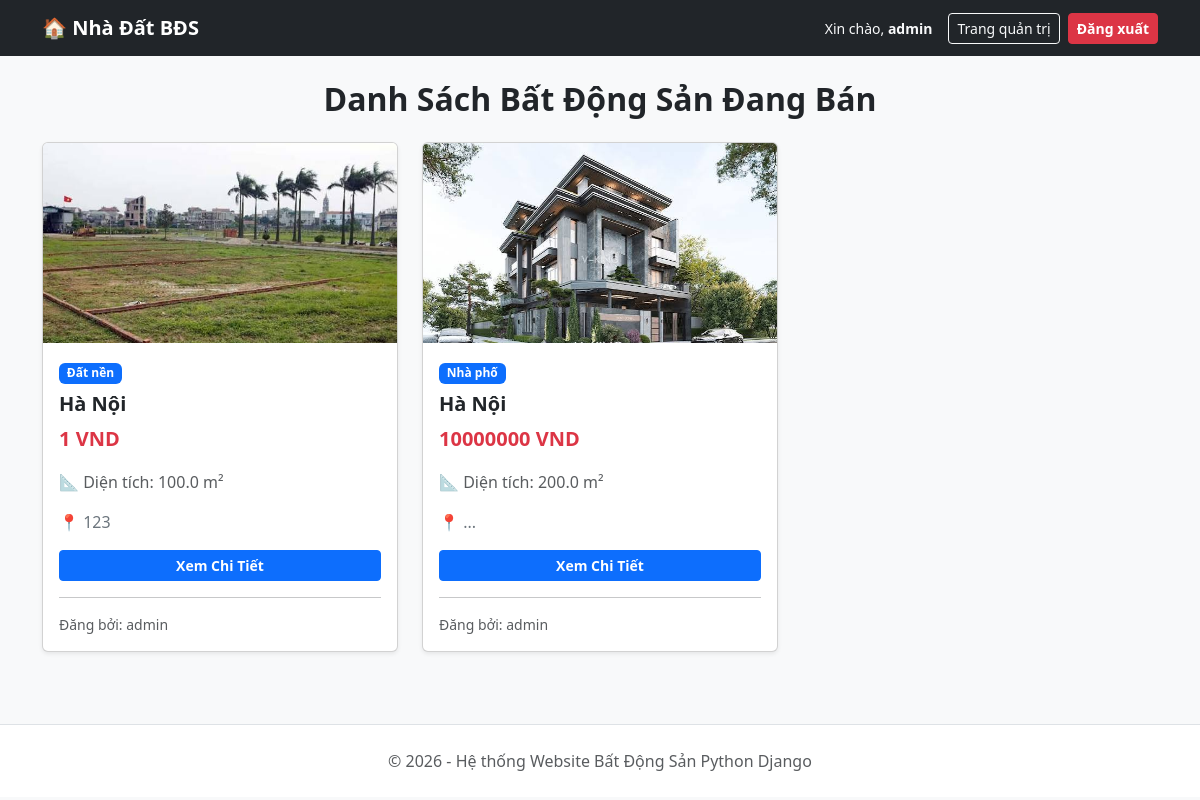
The app's page / (signed in) with its own data.
### properties/models.py (models this page shows, shortened)
class Property(models.Model):
    LOAI_NHA_CHOICES = [
        ('CH', 'Chung cư'),
        ('NP', 'Nhà phố'),
        ('ĐN', 'Đất nền'),
    ]
    tieu_de = models.CharField(max_length=200, verbose_name="Tiêu đề")
    loai_nha = models.CharField(max_length=2, choices=LOAI_NHA_CHOICES, default='NP', verbose_name="Loại nhà")
    dia_chi = models.CharField(max_length=255, verbose_name="Địa chỉ")
    gia = models.DecimalField(max_digits=15, decimal_places=0, verbose_name="Giá (VND)")
    dien_tich = models.FloatField(verbose_name="Diện tích (m²)")
    mo_ta = models.TextField(verbose_name="Mô tả chi tiết")
    hinh_anh = models.ImageField(upload_to='properties/', verbose_name="Hình ảnh")
    ngay_dang = models.DateTimeField(auto_now_add=True)
    nguoi_dang = models.ForeignKey(User, on_delete=models.CASCADE, verbose_name="Người đăng")

### properties/views.py (the view)
# urls.py: path('', views.home, name='home'),
@login_required
def home(request):
    tat_ca_nha = Property.objects.all().order_by('-ngay_dang')
    return render(request, 'properties/home.html', {'properties': tat_ca_nha})

### properties/templates/properties/home.html (shortened to what this page needs)
<!doctype html>
<html lang="vi">
  <head>
    <link
      href="https://cdn.jsdelivr.net/npm/bootstrap@5.3.0/dist/css/bootstrap.min.css"
      rel="stylesheet"
    />
  </head>
  <body class="bg-light">
    <nav class="navbar navbar-expand-lg navbar-dark bg-dark mb-4">
      <div class="container">
        <a class="navbar-brand fw-bold" href="/">🏠 Nhà Đất BĐS</a>
        <div class="d-flex align-items-center gap-2">
          <span class="text-light small me-2"
            >Xin chào, <b>{{ user.username }}</b></span
          >
          {% if user.is_staff %}
          <a href="/admin" class="btn btn-outline-light btn-sm"
            >Trang quản trị</a
          >
          {% endif %}
          <form action="{% url 'logout' %}" method="POST" class="d-inline m-0">
            <button type="submit" class="btn btn-danger btn-sm fw-bold">
              Đăng xuất
            </button>
          </form>
        </div>
      </div>
    </nav>
    <div class="container">
      <h2 class="mb-4 fw-bold text-center text-dark">
        Danh Sách Bất Động Sản Đang Bán
      </h2>
      <div class="row">
        {% for house in properties %}
        <div class="col-md-4 mb-4">
          <div class="card h-100 shadow-sm property-card">
            {% if house.hinh_anh %}
            <img
              src="{{ house.hinh_anh.url }}"
              class="card-img-top"
              alt="{{ house.tieu_de }}"
            />
            {% else %}
            <img
              src="https://via.placeholder.com/300x200?text=No+Image"
              class="card-img-top"
              alt="No Image"
            />
            {% endif %}
            <div class="card-body">
              <span class="badge bg-primary mb-2"
                >{{ house.get_loai_nha_display }}</span
              >
              <h5 class="card-title fw-bold text-truncate">
                {{ house.tieu_de }}
              </h5>
              <p class="card-text text-danger fw-bold fs-5">
                {{ house.gia }} VND
              </p>
              <p class="card-text text-muted">
                📐 Diện tích: {{ house.dien_tich }} m²
              </p>
              <p class="card-text text-secondary text-truncate">
                📍 {{ house.dia_chi }}
              </p>
              <div class="mt-3">
                <a
                  href="{% url 'property_detail' house.pk %}"
                  class="btn btn-primary btn-sm w-100 fw-bold"
                  >Xem Chi Tiết</a
                >
              </div>
              <hr />
              <p class="card-text small text-muted">
                Đăng bởi: {{ house.nguoi_dang.username }}
              </p>
            </div>
          </div>
        </div>
        {% empty %}
        <div class="col-12 text-center py-5">
          <p class="fs-5 text-secondary">
            Hiện chưa có bài đăng bất động sản nào.
          </p>
        </div>
        {% endfor %}
      </div>
    </div>
    <footer class="text-center py-4 text-muted mt-5 border-top bg-white">
      © 2026 - Hệ thống Website Bất Động Sản Python Django
    </footer>
  </body>
</html>

### properties/templates/properties/home.html (style rules this page uses)
.property-card img { height: 200px; object-fit: cover; }

### records on screen
Property: hinh_anh (picture), loai_nha "Đất nền", tieu_de "Hà Nội", gia "1", dien_tich "100.0", dia_chi "123", nguoi_dang.username "admin"
Property: hinh_anh (picture), loai_nha "Nhà phố", tieu_de "Hà Nội", gia "10000000", dien_tich "200.0", dia_chi "...", nguoi_dang.username "admin"

### other values on screen
{{ user.username }} "admin"
